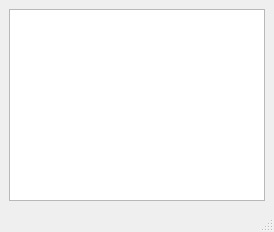
<?xml version="1.0" encoding="UTF-8"?>
<ui version="4.0">
 <class>MainWindow</class>
 <widget class="QMainWindow" name="MainWindow">
  <property name="windowTitle">
   <string>MainWindow</string>
  </property>
  <widget class="QWidget" name="centralwidget">
   <layout class="QGridLayout" name="gridLayout">
    <item row="0" column="0">
     <layout class="QVBoxLayout" name="verticalLayout">
      <item>
       <layout class="QHBoxLayout" name="horizontalLayout"/>
      </item>
      <item>
       <widget class="QTableView" name="tableView"/>
      </item>
     </layout>
    </item>
   </layout>
  </widget>
  <widget class="QStatusBar" name="statusbar"/>
 </widget>
 <resources/>
 <connections/>
</ui>
